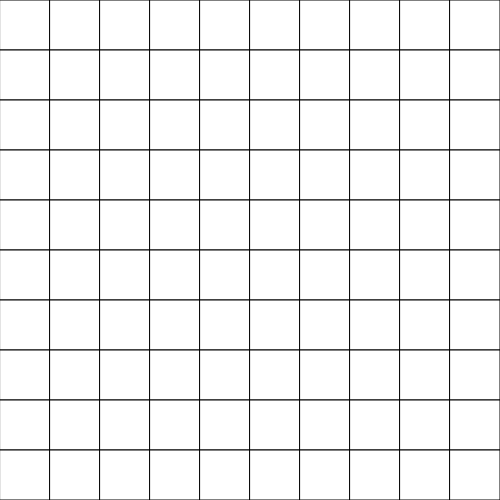
Frame 1 (no input)
Frame 60 (no input): identical to frame 1, image omitted
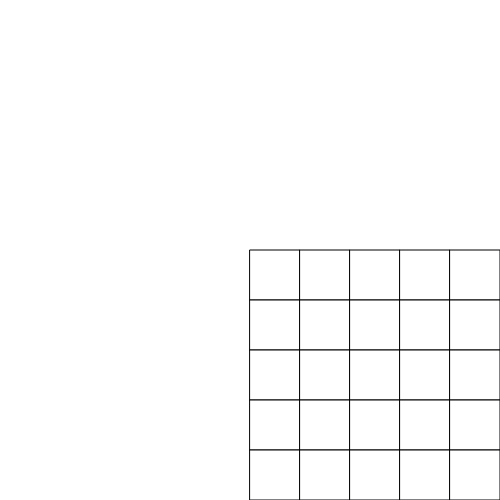
Frame 120 (the mouse pressed at the canvas centre since frame 60)

The p5.js sketch that drew these frames (run headless with seeded random() and noise() and a simulated clock; from frame 60 on, the mouse is pressed at the canvas centre):

// p5.js sketch
// ── sketch.js
const blockWidth = 50;
const blockHeight = 50;
const rows = 10;
const cols = 10;
let blocks = [];

function setup() {
  createCanvas(500, 500);
  for (let row = 0; row < rows; row++) {
    blocks[row] = [];
    for (let col = 0; col < cols; col++) {
      const x = col * blockWidth;
      const y = row * blockHeight;
      blocks[row][col] = { x, y };
    }
  }
}

function draw() {
  background(255);
  const visibleBlocks = getVisibleBlocks();
  for (let block of visibleBlocks) {
    rect(block.x, block.y, blockWidth, blockHeight);
  }
}

function getVisibleBlocks() {
  const visibleBlocks = [];
  const cameraX = mouseX;
  const cameraY = mouseY;
  const visibleRows = getVisibleRows(cameraY);
  const visibleCols = getVisibleCols(cameraX);
  for (let row of visibleRows) {
    for (let col of visibleCols) {
      visibleBlocks.push(blocks[row][col]);
    }
  }
  return visibleBlocks;
}

function getVisibleRows(cameraY) {
  const visibleRows = [];
  const firstVisibleRow = floor(cameraY / blockHeight);
  const lastVisibleRow = floor((cameraY + height) / blockHeight);
  for (let row = firstVisibleRow; row <= lastVisibleRow && row < rows; row++) {
    visibleRows.push(row);
  }
  return visibleRows;
}

function getVisibleCols(cameraX) {
  const visibleCols = [];
  const firstVisibleCol = floor(cameraX / blockWidth);
  const lastVisibleCol = floor((cameraX + width) / blockWidth);
  for (let col = firstVisibleCol; col <= lastVisibleCol && col < cols; col++) {
    visibleCols.push(col);
  }
  return visibleCols;
}
